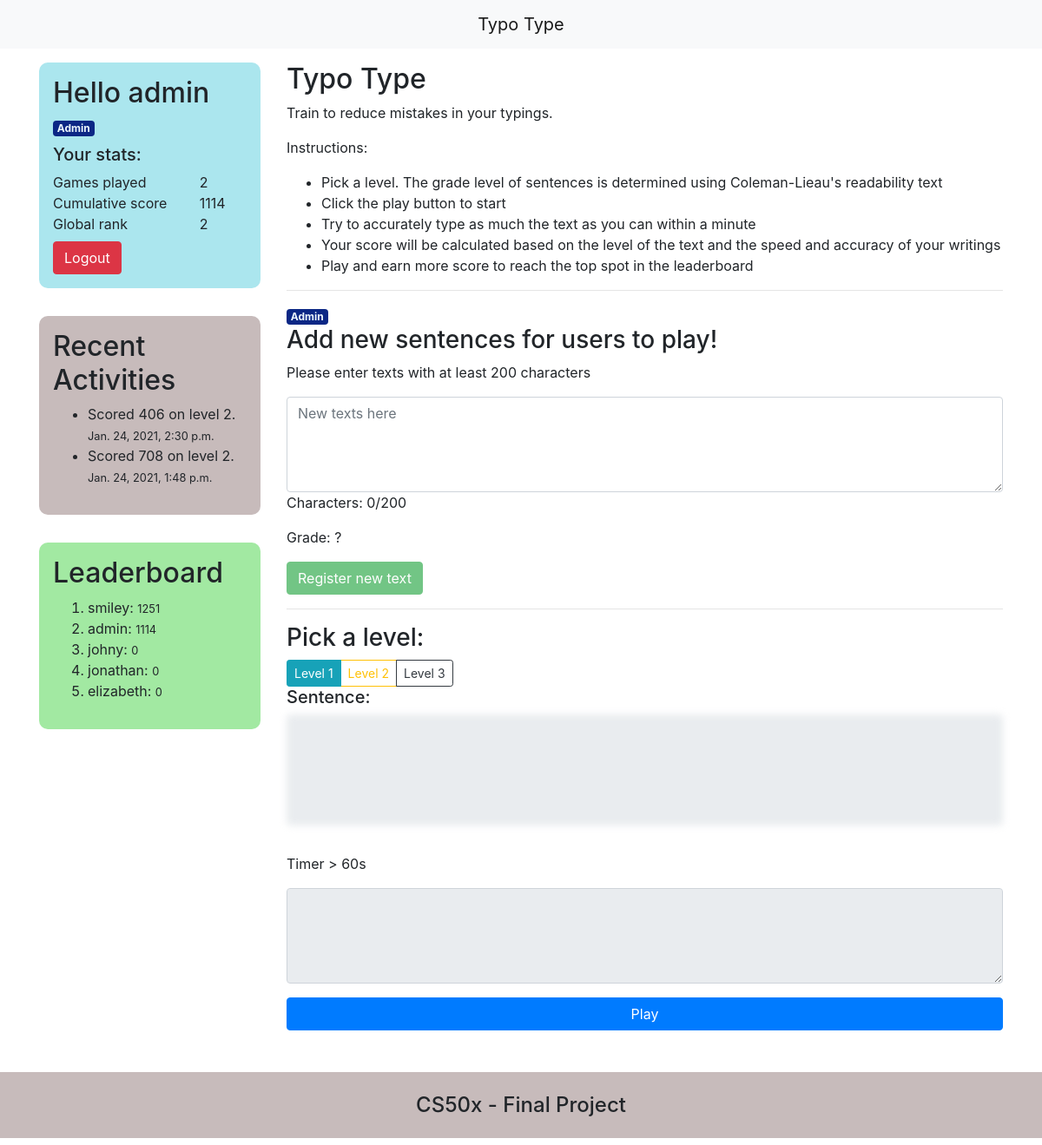
The app's page / (signed in) with its own data.
### game/models.py (models this page shows, shortened)
class Activity(models.Model):
    user = models.ForeignKey(
        User, on_delete=models.CASCADE, related_name="activities")
    grade = models.ForeignKey(Grade, on_delete=models.CASCADE, related_name="activities")
    score = models.IntegerField()
    created = models.DateTimeField(auto_now_add=True)
    class Meta:
        ordering = ['-created']
        verbose_name_plural = "activities"

class Grade(models.Model):
    level = models.IntegerField(validators=[MinValueValidator(1), MaxValueValidator(8)])

class Profile(models.Model):
    user = models.OneToOneField(User, on_delete=models.CASCADE)
    score = models.PositiveIntegerField(default=0, db_index=True)

### game/views.py (the view)
# urls.py: path("", views.index, name="home"),
def index(request):
    context = {}
    user = request.user
    if user.is_authenticated:
        activity_count = user.activities.count()
        cum_score = user.profile.score
        recent_activities = user.activities.order_by('-created')[:5]
        user_rank = get_rank(user)
        context['activity_count'] = activity_count
        context['cum_score'] = cum_score
        context['rec_activities'] = recent_activities
        context['rank'] = user_rank
    else:
        login_form = AuthenticationForm()
        registration_form = UserRegistrationForm()
        context['login_form'] = login_form
        context['registration_form'] = registration_form
    if request.session.get('status'):
        context['status'] = request.session['status']
        del request.session['status']
    context['leaderboard'] = User.objects.order_by('-profile__score').all()[:5]
    return render(request, "game/index.html", context)

### game/helper.py (called while the page is built)
def get_rank(user):
    users = User.objects.order_by('-profile__score').all()
    for i, u in enumerate(users):
        if u == user:
            return i + 1

### game/templates/game/index.html (shortened to what this page needs)
{% extends 'base.html' %}
{% load crispy_forms_tags %}
{% block content %}
<div class="container">
    <div class="row mt-3">
        <div class="col-3">
            <div class="bubble light-blue">
                {% if user.is_authenticated %}
                    <h2>Hello {{ user.username }}</h2>
                    {% if user.is_staff %}
                        <div class="badge">Admin</div>
                    {% endif %}
                    <h5 class="mt-2">Your stats:</h5>
                    <div class="row">
                        <div class="col-8">Games played</div>
                        <div class="col-4">{{ activity_count }}</div>
                    </div>
                    <div class="row">
                        <div class="col-8">Cumulative score</div>
                        <div class="col-4">{{ cum_score }}</div>
                    </div>
                    <div class="row">
                        <div class="col-8">Global rank</div>
                        <div class="col-4">{{ rank }}</div>
                    </div>
                    <form action="{% url 'game:logout' %}" method="post">
                        <button type="submit" class="btn btn-danger mt-2">Logout</button>
                    </form>
                {% endif %}
            </div>
            <div class="bubble light-grey">
                {% if user.is_authenticated %}
                    <h2>Recent Activities</h2>
                    <ul>
                        {% for activity in rec_activities %}
                            <li>
                                Scored {{ activity.score }} on level {{ activity.grade.level }}.
                                <br><small>{{ activity.created }}</small>
                            </li>
                        {% empty %}
                            <li>You haven't played any game yet</li>
                        {% endfor %}
                    </ul>
                {% endif %}
            </div>
            <div class="bubble light-green">
                <h2>Leaderboard</h2>
                <ol>
                    {% for leader in leaderboard %}
                        <li>{{ leader.username }}: <small>{{ leader.profile.score }}</small></li>
                    {% empty %}
                        <p>Yikes no player yet</p>
                    {% endfor %}
                </ol>
            </div>
        </div>
        <div class="col-9">
            <h2>Typo Type</h2>
            <p>Train to reduce mistakes in your typings.</p>
            <p>Instructions:</p>
            <ul>
                <li>Pick a level. The grade level of sentences is determined using Coleman-Lieau's readability text</li>
                <li>Click the play button to start</li>
                <li>Try to accurately type as much the text as you can within a minute</li>
                <li>Your score will be calculated based on the level of the text and the speed and accuracy of your writings</li>
                <li>Play and earn more score to reach the top spot in the leaderboard</li>
            </ul>
            <hr>
            {% if user.is_staff %}
                <div class="badge">Admin</div>
                <h3>Add new sentences for users to play!</h3>
                <p>Please enter texts with at least 200 characters</p>
                <form action="{% url "game:register_text" %}" method="post">
                    <textarea name="new-sentence" id="new-sentence" class="form-control" rows="4" placeholder="New texts here"></textarea>
                    <p>Characters: <span id="new-char-count">0</span>/200</p>
                    <p>Grade: <span id="new-sentence-level">?</span></p>
                    <button type="submit" id="new-submit" class="btn btn-success" disabled>Register new text</button>
                </form>
                <hr>
            {% endif %}
            <div class="game-container">
                <h3>Pick a level:</h3>
                <div class="btn-group btn-group-toggle" data-toggle="buttons">
                    <label class="btn btn-outline-info btn-sm active">
                        <input type="radio" name="options" id="option1" autocomplete="off" checked> Level 1
                    </label>
                    <label class="btn btn-outline-warning btn-sm">
                        <input type="radio" name="options" id="option2" autocomplete="off"> Level 2
                    </label>
                    <label class="btn btn-outline-dark btn-sm">
                        <input type="radio" name="options" id="option3" autocomplete="off"> Level 3
                    </label>
                </div>
                <h5>Sentence:</h5>
                <div class="blur jumbotron" id="sentence-container">
                </div>
                <p>Timer > <span id="timer">60</span>s</p>
                <textarea name="typer" id="typer" class="form-control" rows="4" disabled></textarea>
                <button id="play" class="btn btn-primary mt-3 btn-block">Play</button>
            </div>
        </div>
    </div>
</div>
{% endblock %}

### game/templates/base.html (shortened to what this page needs)
{% load static %}
<!DOCTYPE html>
<html lang="en">
<head>
    <link rel="stylesheet" href="{% static 'css/base.css' %}">
    <link rel="stylesheet" href="https://cdn.jsdelivr.net/npm/bootstrap@4.6.0/dist/css/bootstrap.min.css">
</head>
<body>
    <nav class="navbar navbar-expand-lg navbar-light bg-light">
    <div class="container">
        <a class="navbar-brand mx-auto" href="{% url "game:home" %}">Typo Type</a>
    </div>
    </nav>
    {% block content %}
    {% endblock %}
    <footer>
        <h4 class="text-center py-4 mt-5 light-grey">CS50x - Final Project</h4>
    </footer>
</body>
</html>

### game/static/css/base.css (style rules this page uses)
.bubble { margin-bottom: 2em; padding: 1em; border-radius: 10px; }
.light-grey { background: #c7bbbb; }
.light-blue { background: #abe6ee; }
.light-green { background: #a2e9a2; }
.badge { font-size: 12px; background: #0b2785; color: #ecf7fd; padding: 0.4em 2em; border-radius: 6px; }
.blur { -webkit-filter: blur(4px); filter: blur(4px); -ms-user-select: none; user-select: none; -moz-user-select: none; -webkit-user-select: none; }
.jumbotron { position: relative; }

### records on screen
Activity: score "406", grade.level "2", created "Jan. 24, 2021, 2:30 p.m."
Activity: score "708", grade.level "2", created "Jan. 24, 2021, 1:48 p.m."

### other values on screen
{{ user.username }} "admin"
{{ activity_count }} "2"
{{ cum_score }} "1114"
{{ rank }} "2"
{{ leader.username }} "smiley"
{{ leader.profile.score }} "1251"
{{ leader.username }} "admin"
{{ leader.profile.score }} "1114"
{{ leader.username }} "johny"
{{ leader.profile.score }} "0"
{{ leader.username }} "jonathan"
{{ leader.username }} "elizabeth"
